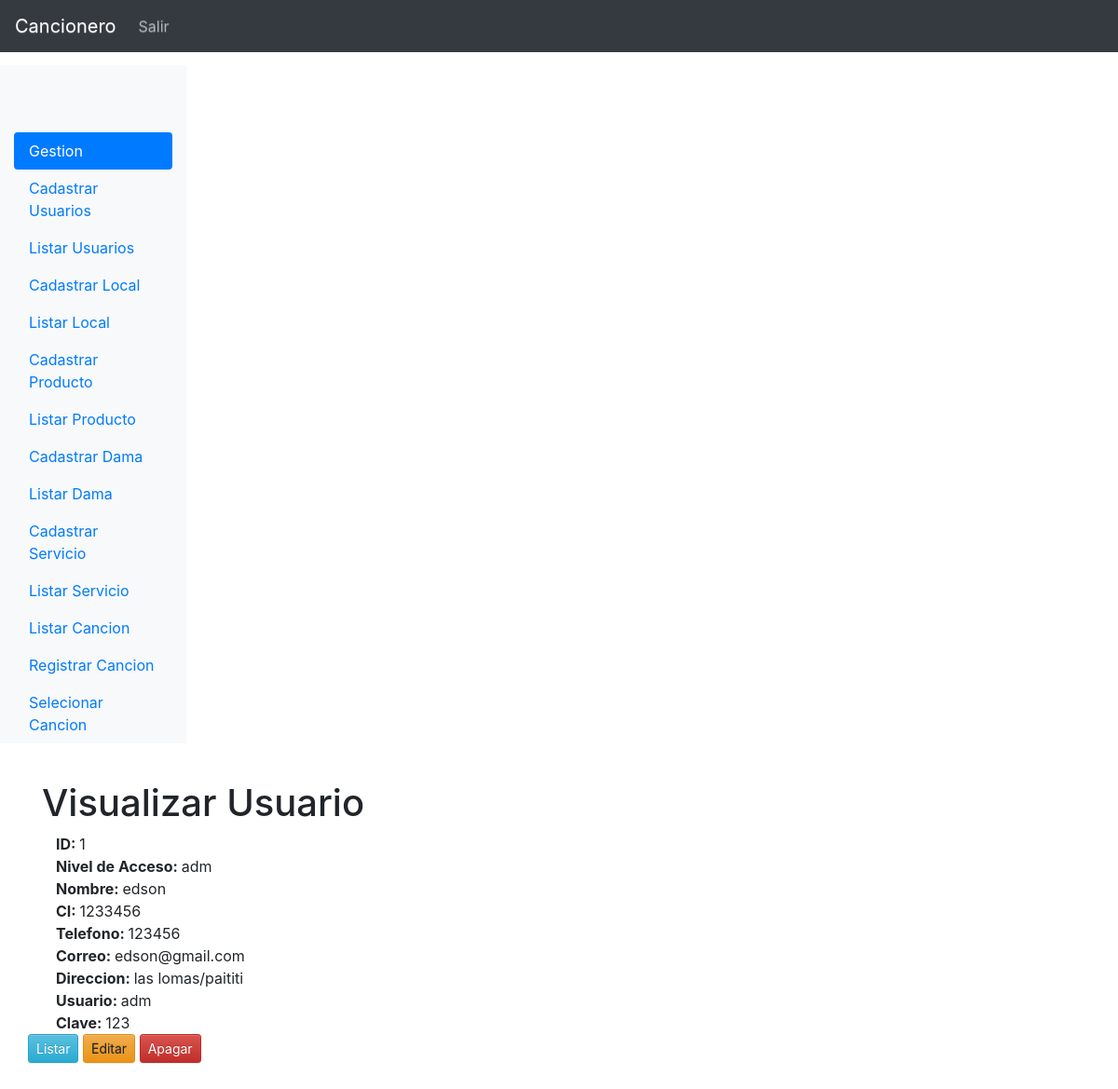
The page /visualizar_usuario.php?id=1 (signed in) on the database its author committed.
### tables this page shows
CREATE TABLE `personas` (
  `id_persona` int(11) NOT NULL,
  `tipo_persona` varchar(30) DEFAULT NULL,
  `nombre` varchar(60) NOT NULL,
  `ci` varchar(15) NOT NULL,
  `telefono` varchar(20) NOT NULL,
  `correo` varchar(30) NOT NULL,
  `direccion` varchar(80) NOT NULL,
  `usuario` varchar(15) NOT NULL,
  `clave` varchar(15) NOT NULL
);

### visualizar_usuario.php (the view, shortened to what this page needs)
<?php
  include_once("conexao.php");
  $id = $_GET["id"];
  $result = mysqli_query($conn,"SELECT * FROM personas WHERE id_persona='$id' LIMIT 1");
  $resultado =  mysqli_fetch_assoc($result);
?>
<!doctype html>
<html lang="pt-BR">
  <head>
    <link href="css/bootstrap.min.css" rel="stylesheet">
    <link href="css/bootstrap-theme.min.css" rel="stylesheet">
    <link href="css/ie10-viewport-bug-workaround.css" rel="stylesheet">
    <link href="css/theme.css" rel="stylesheet">
  </head>
  <body>
  <?php
    include_once("menu_admin.php");
  ?>
    <div class="container theme-showcase" role="main" style="margin-top: 40px">
        <div class="page-header">
            <h1>Visualizar Usuario</h1>
      </div>
    <div class="row">
    <div class="col-md-12">
            <div class="col-sm-9 col-md-11">
               <b> ID: </b> <?php echo $resultado['id_persona'];?>
            </div>
            <div class="col-sm-9 col-md-11">
               <b> Nivel de Acceso: </b> <?php echo $resultado['tipo_persona'];?>
            </div>
            <div class="col-sm-9 col-md-11">
               <b> Nombre: </b> <?php echo $resultado['nombre'];?>
            </div>
            <div class="col-sm-9 col-md-11">
               <b> CI: </b> <?php echo $resultado['ci'];?>
            </div>
            <div class="col-sm-9 col-md-11">
               <b> Telefono: </b> <?php echo $resultado['telefono'];?>
            </div>
            <div class="col-sm-9 col-md-11">
               <b> Correo: </b> <?php echo $resultado['correo'];?>
            </div>
            <div class="col-sm-9 col-md-11">
               <b> Direccion: </b> <?php echo $resultado['direccion'];?>
            </div>
            <div class="col-sm-9 col-md-11">
               <b> Usuario: </b> <?php echo $resultado['usuario'];?>
            </div>
            <div class="col-sm-9 col-md-11">
               <b> Clave: </b> <?php echo $resultado['clave'];?>
            </div>
        </div>
    </div>
    <div class="row">
            <div class="pull-right">
                    <a href='listar_usuario.php?id=<?php echo $resultado['id_persona']; ?>'><button type='button' class='btn btn-sm btn-info'>Listar</button></a>
                    <a href='editar_usuario.php?id=<?php echo $resultado['id_persona']; ?>'><button type='button' class='btn btn-sm btn-warning'>Editar</button></a>
			        <a href='processa/proc_apagar_usuario.php?id=<?php echo $resultado['id_persona']; ?>'><button type='button' class='btn btn-sm btn-danger'>Apagar</button></a>
            </div>
        </div>
    </div>
  </body>
</html>

### css/theme.css (style rules this page uses)
body { padding-top: 70px; padding-bottom: 30px; }

### rows shown on the page
personas: id_persona "1", tipo_persona "adm", nombre "edson", ci "1233456", telefono "123456", correo "edson@gmail.com", direccion "las lomas/paititi", usuario "adm", clave "123"
